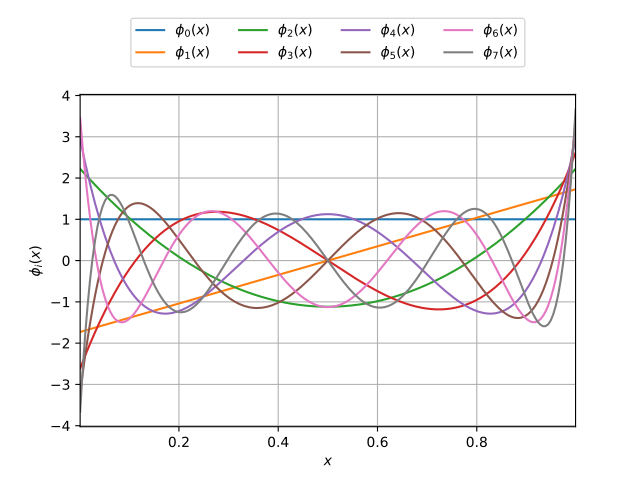

Source code (Python):
import openturns as ot
import numpy as np
from matplotlib import pyplot as plt
n_functions = 8
function_factory = ot.HistogramPolynomialFactory()
if function_factory.getClassName() == 'KrawtchoukFactory':
    function_factory = ot.HistogramPolynomialFactory(n_functions, .5)
functions = [function_factory.build(i) for i in range(n_functions)]
measure = function_factory.getMeasure()
if hasattr(measure, 'getA') and hasattr(measure, 'getB'):
    x_min = measure.getA()
    x_max = measure.getB()
else:
    x_min = measure.computeQuantile(1e-3)[0]
    x_max = measure.computeQuantile(1. - 1e-3)[0]
n_points = 200
meshed_support = np.linspace(x_min, x_max, n_points)
fig = plt.figure()
ax = fig.add_subplot(111)
for i in range(n_functions):
    plt.plot(meshed_support,
             [functions[i](x) for x in meshed_support], lw=1.5,
             label='$\phi_{' + str(i) + '}(x)$')
plt.xlabel('$x$')
plt.ylabel('$\phi_i(x)$')
plt.xlim(x_min, x_max)
plt.grid()
box = ax.get_position()
ax.set_position([box.x0, box.y0, box.width, box.height * 0.9])
plt.legend(loc='upper center', bbox_to_anchor=(.5, 1.25), ncol=4)
